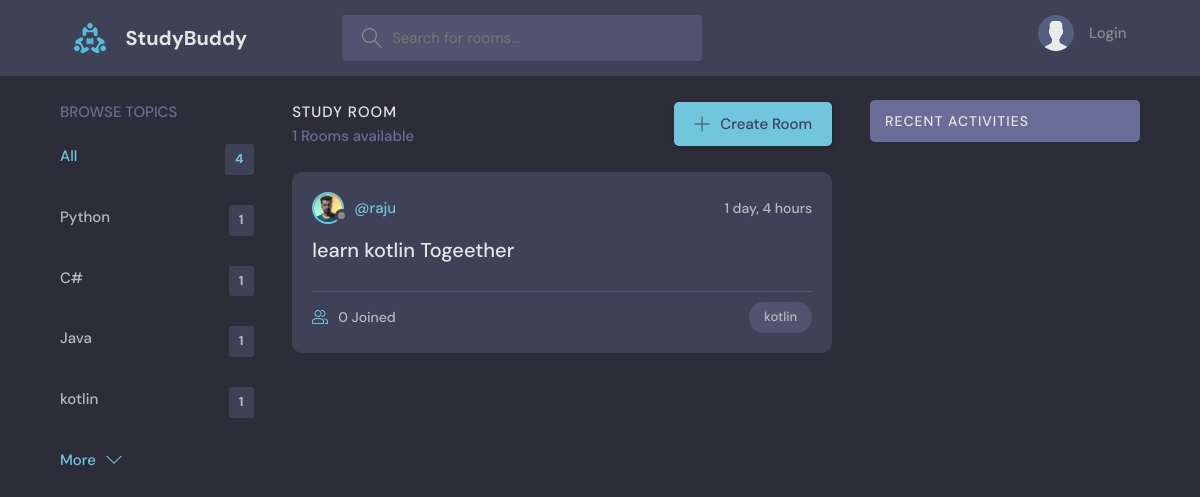
/?q=kotlin, run on the app's committed database.
### base/models.py (models this page shows, shortened)
class Topic(models.Model):
	name = models.CharField(max_length=200)

class Room(models.Model):
	host = models.ForeignKey(User, on_delete=models.SET_NULL, null=True)
	topic = models.ForeignKey(Topic, on_delete=models.SET_NULL, null=True)
	name = models.CharField(max_length= 200)
	description = models.TextField(null=True, blank=True)
	participants = models.ManyToManyField(User, related_name='participants', blank=True)
	updated = models.DateTimeField(auto_now=True)
	created = models.DateTimeField(auto_now_add=True)
	class Meta:
		ordering = ['-updated', '-created']

class User(AbstractUser):
	name = models.CharField(max_length=200, null=True)
	email = models.EmailField(unique=True, null=True)
	bio = models.TextField(null=True, blank=True)
	avatar= models.ImageField(null=True, default="avatar.svg")
	USERNAME_FIELD = 'username'
	REQUIRED_FIELDS = []

### base/views.py (the view)
# urls.py: path("", views.home, name="home"),
def home(request):
    q = request.GET.get('q') if request.GET.get('q') != None else ""
    room = Room.objects.filter(
        Q(topic__name__icontains=q) | Q(name__icontains=q) | Q(description__icontains=q)
        )
    topics = Topic.objects.all()[:4]
    room_count = room.count
    room_messages = Message.objects.filter(Q(room__topic__name__icontains =q))
    context = {"room":room, 'topics':topics, 'room_count': room_count, 'room_messages':room_messages[:10]}
    return render(request, 'base/home.html', context)

### base/templates/base/home.html (shortened to what this page needs)
{% extends 'main.html' %}
    {% block content %}
    <main class="layout layout--3">
      <div class="container">
        {% include 'base/topics_components.html' %}
        <div class="roomList">
          <div class="roomList__header">
            <div>
              <h2>Study Room</h2>
              <p>{{ room_count }} Rooms available</p>
            </div>
            <a class="btn btn--main" href="{% url 'create-room' %}">
              <svg version="1.1" xmlns="http://www.w3.org/2000/svg" width="32" height="32" viewBox="0 0 32 32">
                <title>add</title>
                <path
                  d="M16.943 0.943h-1.885v14.115h-14.115v1.885h14.115v14.115h1.885v-14.115h14.115v-1.885h-14.115v-14.115z"
                ></path>
              </svg>
              Create Room
            </a>
          </div>
          {% include 'base/feed_component.html' %}
      </div>
        {% include 'base/activity_components.html' %}
      </div>
    </main>
    {% endblock %}

### base/templates/base/topics_components.html
        <div class="topics">
          <div class="topics__header">
            <h2>Browse Topics</h2>
          </div>
          <ul class="topics__list">
            <li>
              <a href="{% url 'home' %}" class="active">All <span>{{ topics.count }}</span></a>
            </li>
            {% for topic in topics %}
            <li>
              <a href="{% url 'home' %}?q={{ topic.name }}">{{ topic.name }}<span>{{topic.room_set.all.count}}</span></a>
            </li>
			{% endfor %}
          </ul>
          <a class="btn btn--link" href="{% url 'topics' %}">
            More
            <svg version="1.1" xmlns="http://www.w3.org/2000/svg" width="32" height="32" viewBox="0 0 32 32">
              <title>chevron-down</title>
              <path d="M16 21l-13-13h-3l16 16 16-16h-3l-13 13z"></path>
            </svg>
          </a>
        </div>

### base/templates/base/feed_component.html (shortened to what this page needs)
		{% for r in room %}
          <div class="roomListRoom">
            <div class="roomListRoom__header">
              <a href="{% url 'user-profile' r.host.id %}" class="roomListRoom__author">
                <div class="avatar avatar--small">
                  <img src="{{ r.host.avatar.url }}" />
                </div>
                <span>@{{ r.host.username }}</span>
              </a>
              <div class="roomListRoom__actions">
                <span>{{ r.created | timesince }}</span>
              </div>
            </div>
            <div class="roomListRoom__content">
              <a href="{% url 'rooms' r.id %}">{{ r.name }}</a>
            </div>
            <div class="roomListRoom__meta">
              <a href="{% url 'rooms' r.id %}" class="roomListRoom__joined">
                {{ r.participants.all.count }} Joined
              </a>
              <p class="roomListRoom__topic">{{ r.topic.name }}</p>
            </div>
          </div>
		{% endfor %}

### static/styles/style.css (style rules this page uses)
:root { --color-main: #71c6dd; --color-main-light: #e1f6fb; --color-dark: #3f4156; --color-dark-medium: #51546e; --color-dark-light: #696d97; --color-light: #e5e5e5; --color-gray: #8b8b8b; --color-light-gray: #b2bdbd; --color-bg: #2d2d39; --color-success: #5dd693; --color-error: #fc4b0b; }
* { font-family: "DM Sans", -apple-system, BlinkMacSystemFont, "Segoe UI", Roboto, Oxygen, Ubuntu, Cantarell, "Open Sans", "Helvetica Neue", sans-serif; margin: 0; padding: 0; box-sizing: border-box; text-rendering: optimizeLegibility; font-size: inherit; }
html { font-size: 56.25%; }
@media only screen and (min-width: 1200px) { html { font-size: 62.5%; } }
body { line-height: 1.6; font-weight: 400; font-size: 1.5rem; color: var(--color-light-gray); background-color: var(--color-bg); min-height: 100vh; }
img { width: 100%; }
a { display: inline-block; color: var(--color-main); text-decoration: none; }
.container { max-width: 120rem; width: 90%; margin: auto; }
.btn { background-color: transparent; border: none; display: inline-flex; align-items: center; gap: 1rem; cursor: pointer; transition: all ease-in-out 0.3s; padding: 1rem 2rem; border-radius: 5px; box-shadow: 1px 1px 3px 1px rgba(0, 0, 0, 0.15); font-weight: 500; }
.btn--link { border-radius: 0; padding: 0; color: var(--color-main); box-shadow: none; }
.btn--main { background-color: var(--color-main); color: var(--color-dark); }
.btn > svg { fill: currentColor; width: 1.6rem; height: 1.6rem; }
.avatar { position: relative; display: inline-block; border-radius: 50%; border: 2px solid var(--color-main); }
.avatar img { display: block; border-radius: 50%; object-fit: cover; object-position: center; }
.avatar::after { content: ""; display: block; position: absolute; background-color: var(--color-gray); z-index: 111; border-radius: 50%; border: 0.3rem solid var(--color-dark); }
.avatar.avatar--small img { width: 2.8rem; height: 2.8rem; }
.avatar.avatar--small:after { width: 0.7rem; height: 0.7rem; bottom: 0px; right: -6px; }
.layout { margin-top: 2.4rem; }
.layout > .container { display: flex; justify-content: space-between; align-items: flex-start; }
.layout--3 > .container > div:first-child { flex-basis: 18%; max-width: 22.5rem; }
.layout--3 > .container > div:nth-child(2) { flex-basis: 50%; }
.topics__header { margin-bottom: 2rem; }
.topics__header h2 { text-transform: uppercase; font-weight: 500; color: var(--color-dark-light); }
.topics__list { list-style: none; }
.topics__list li a { display: flex; justify-content: space-between; margin-bottom: 3rem; font-weight: 500; color: var(--color-light-gray); transition: all 0.3s ease-in-out; }
.topics__list li a.active, .topics__list li a:hover { color: var(--color-main); }
.topics__list li a span { padding: 0.5rem 1rem; background-color: var(--color-dark); border-radius: 3px; font-size: 1.3rem; font-weight: 700; letter-spacing: 1px; }
.roomList__header { display: flex; justify-content: space-between; align-items: center; margin-bottom: 2.4rem; }
.roomList__header h2 { text-transform: uppercase; font-weight: 500; color: var(--color-light); letter-spacing: 1px; }
.roomList__header p { font-weight: 500; color: var(--color-dark-light); }
.roomListRoom { margin-bottom: 2.4rem; background-color: var(--color-dark); border-radius: 1rem; padding: 2rem; }
.roomListRoom__header { display: flex; justify-content: space-between; align-items: center; }
.roomListRoom__author { font-weight: 500; display: flex; align-items: center; gap: 1rem; }
.roomListRoom__actions { display: flex; align-items: flex-start; gap: 1rem; position: relative; }
.roomListRoom__actions span { font-size: 1.4rem; font-weight: 500; }
.roomListRoom__content { margin: 1rem 0; }
.roomListRoom__content a { font-size: 2rem; font-weight: 500; margin-bottom: 1.5rem; color: var(--color-light); transition: all 0.3s ease-in-out; }
.roomListRoom__meta { border-top: 1px solid var(--color-dark-medium); padding-top: 1rem; display: flex; align-items: center; justify-content: space-between; }
.roomListRoom__joined { color: var(--color-light-gray); display: flex; align-items: center; gap: 1rem; font-size: 1.4rem; font-weight: 500; }
.roomListRoom__joined svg { fill: var(--color-main); width: 1.6rem; height: 1.6rem; }
.roomListRoom__topic { padding: 5px 1.5rem; background-color: var(--color-dark-medium); border-radius: 5rem; font-weight: 500; font-size: 1.3rem; }

### data on the page
Topic: name "Python", room_set.all.count "1"
Topic: name "C#", room_set.all.count "1"
Topic: name "Java", room_set.all.count "1"
Topic: name "kotlin", room_set.all.count "1"
Room: host.avatar (picture), host.username "raju", created "1 day, 4 hours", name "learn kotlin Togeether", participants.all.count "0", topic.name "kotlin"

### other printed values
{{ topics.count }} "4"
{{ room_count }} "1"
